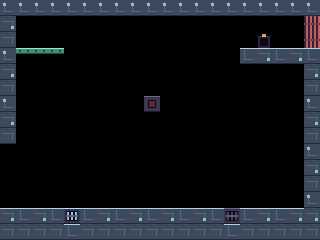

This game map was drawn from its Tiled (.tmx) file and the tilesets committed beside it. A one-line description and the full map source follow:
An orthogonal 20x15 tile map with 16x16 px tiles, 1 tile layer (Tiles) and 7 objects (2x Door, Bit, Socket, Switch, FanOn, ...).

<map version="1.10" tiledversion="1.11.2" orientation="orthogonal" renderorder="right-down" width="20" height="15" tilewidth="16" tileheight="16" infinite="0" nextlayerid="4" nextobjectid="8">
  <properties>
    <property name="index" value="11" type="int" />
    <property name="name" value="Room 11" />
    <property name="left" value="10" type="int" />
    <property name="right" value="12" type="int" />
    <property name="up" value="255" type="int" />
    <property name="down" value="255" type="int" />
    <property name="zone" value="2" type="int" />
  </properties>
  <tileset firstgid="1" source="../tileset.tsx" />
  <layer id="1" name="Tiles" width="20" height="15">
    <data encoding="csv">
131,131,131,131,131,131,131,131,131,131,131,131,131,131,131,131,131,131,131,131,
133,1,1,1,1,1,1,1,1,1,1,1,1,1,1,1,1,1,1,25,
132,1,1,1,1,1,1,1,1,1,1,1,1,1,1,1,26,1,1,25,
131,22,22,22,1,1,1,1,1,1,1,1,1,1,1,129,130,129,130,129,
133,1,1,1,1,1,1,1,1,1,1,1,1,1,1,1,1,1,1,133,
132,1,1,1,1,1,1,1,1,1,1,1,1,1,1,1,1,1,1,132,
131,1,1,1,1,1,1,1,1,28,1,1,1,1,1,1,1,1,1,131,
133,1,1,1,1,1,1,1,1,1,1,1,1,1,1,1,1,1,1,133,
132,1,1,1,1,1,1,1,1,1,1,1,1,1,1,1,1,1,1,132,
1,1,1,1,1,1,1,1,1,1,1,1,1,1,1,1,1,1,1,131,
1,1,1,1,1,1,1,1,1,1,1,1,1,1,1,1,1,1,1,133,
1,1,1,1,1,1,1,1,1,1,1,1,1,1,1,1,1,1,1,132,
1,1,1,1,1,1,1,1,1,1,1,1,1,1,1,1,1,1,1,131,
130,129,130,129,53,129,130,129,130,129,130,129,130,129,54,129,130,129,130,133,
132,132,132,132,129,132,132,132,132,132,132,132,132,132,129,132,132,132,132,132
</data>
  </layer>
  <objectgroup id="2" name="Spawns">
    <object id="1" name="Door" class="Door" x="304" y="16">
      <point />
    </object>
    <object id="2" name="Bit" class="Bit" x="32" y="32">
      <point />
    </object>
    <object id="3" name="Socket" class="Socket" x="256" y="32">
      <point />
    </object>
    <object id="4" name="Door" class="Door" x="304" y="32">
      <point />
    </object>
    <object id="5" name="Switch" class="Switch" x="144" y="96">
      <point />
    </object>
    <object id="6" name="FanOn" class="FanOn" x="64" y="208">
      <point />
    </object>
    <object id="7" name="FanOff" class="FanOff" x="224" y="208">
      <point />
    </object>
  </objectgroup>
</map>
